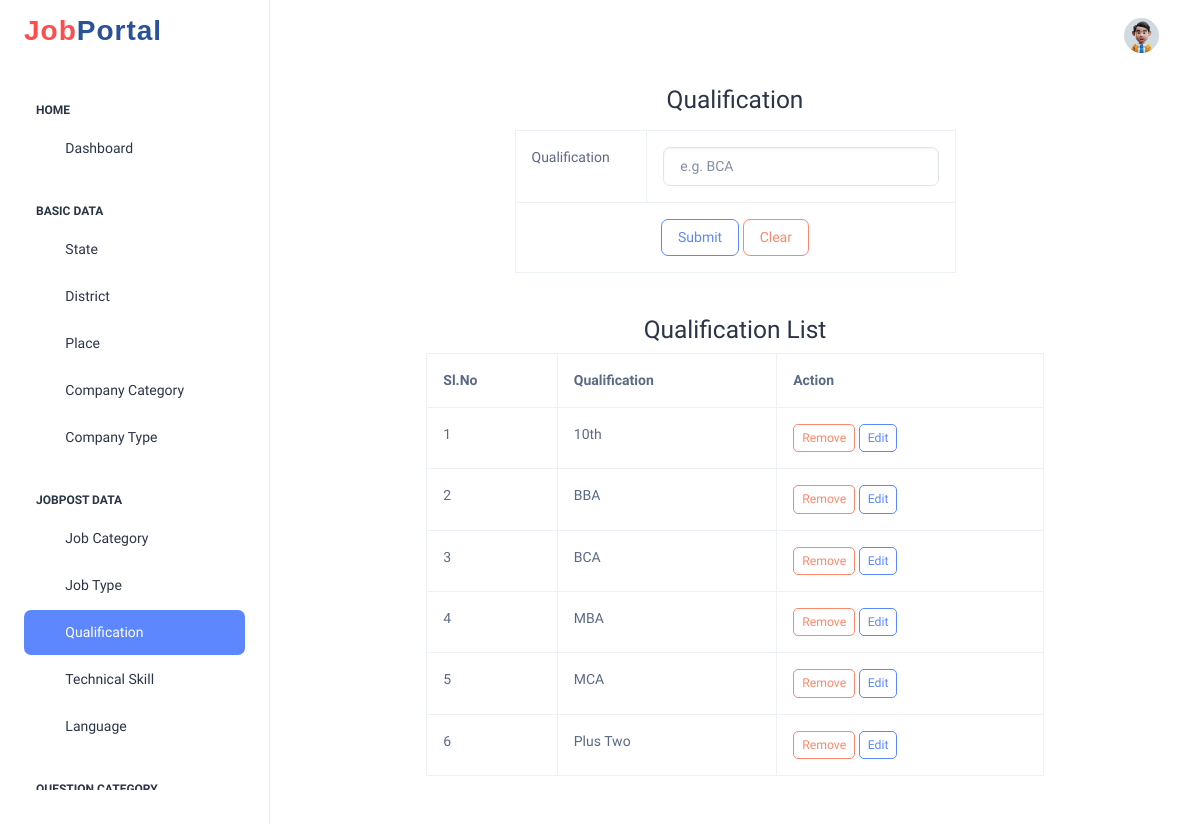
The page /Project/Admin/Qualification.php on the database its author committed.
### tables this page shows
CREATE TABLE `tbl_qualification` (
  `qualification_id` int(11) NOT NULL,
  `qualification_name` varchar(30) NOT NULL,
  `qualification_status` int(11) NOT NULL DEFAULT 0
);

### Project/Admin/Qualification.php (the view, shortened to what this page needs)
<?php
include("../Assets/Connection/Connection.php");
include("Header.php");
$qualificationname = "";
      ?>
<!DOCTYPE html>
<html xmlns="http://www.w3.org/1999/xhtml">
<head>
</head>
<body>
<form id="form1" name="form1" method="post" action="">
  <div align="center" class="mb-3"><h3>Qualification</h3></div>
  <table class="table table-bordered table-hover" style="width:50%; margin:auto;">
    <tr>
      <td>Qualification</td>
      <td>
        <input type="text" name="txt_qualification" id="txt_qualification"
               class="form-control" placeholder="e.g. BCA"
               value = "<?php echo $qualificationname?>" required/>
      </td>
    </tr>
    <tr>
      <td colspan="2" align="center">
        <input type="submit" name="btn_submit" id="btn_submit" value="Submit" class="btn btn-outline-primary"/>
        <input type="reset" name="btn_clear" id="btn_clear" value="Clear" class="btn btn-outline-danger"/>
      </td>
    </tr>
  </table>
  <br><br>
  <div align="center"><h3>Qualification List</h3></div>
  <table class="table table-bordered table-hover" style="width:70%; margin:auto;">
    <tr>
      <th>Sl.No</th>
      <th>Qualification</th>
      <th>Action</th>
    </tr>
    <?php
    $i=0;
    $selQry="select * from tbl_qualification where qualification_status=0 ORDER BY qualification_name ASC";
    $row=$Con->query($selQry);
    while($data=$row->fetch_assoc())
    {
      $i++;
    ?>
    <tr>
      <td><?php echo  $i ?></td>
      <td><?php echo $data['qualification_name']?></td>
      <td>
        <a href="Qualification.php?rid=<?php echo $data['qualification_id']?>" class="btn btn-outline-danger btn-sm">Remove</a>
        <a href="Qualification.php?eid=<?php echo $data['qualification_id']?>" class="btn btn-outline-primary btn-sm">Edit</a>
      </td>
    </tr>
    <?php
    }
    ?>
  </table>
</form>
</body>
</html>
<?php
include("Footer.php");
?>

### rows shown on the page
tbl_qualification: qualification_name "10th"
tbl_qualification: qualification_name "BBA"
tbl_qualification: qualification_name "BCA"
tbl_qualification: qualification_name "MBA"
tbl_qualification: qualification_name "MCA"
tbl_qualification: qualification_name "Plus Two"
